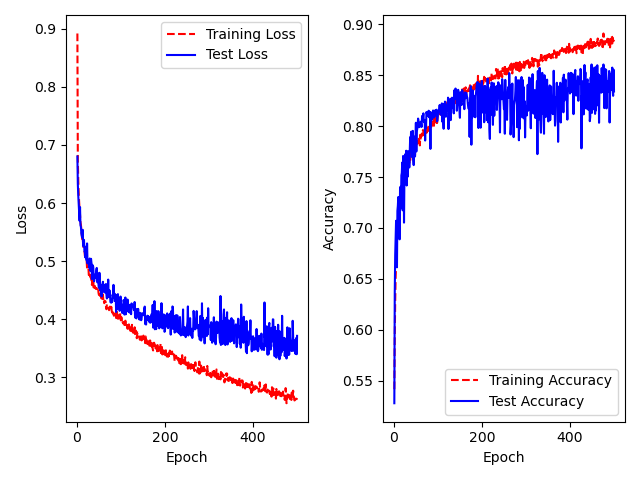

The script that drew this image:
from keras.models import load_model
import numpy as np
from keras.callbacks import TensorBoard
from keras.callbacks import Callback
import tensorflow as tf
import keras.backend as K
import matplotlib.pyplot as plt
import librosa
import librosa.display
import IPython.display
import sklearn.preprocessing
import pydub
from keras.utils import to_categorical
import keras
from keras.models import Sequential
from keras.layers import Activation, Dense, Dropout, Flatten, Conv2D, MaxPooling2D

# model = load_model('../models/final_model_3.h5')

data = "moz"
mfcc_shape = 39
length = 128
classes = 2

X_train = np.load(f'mfccs/X_train_{data}.npy').reshape(-1, mfcc_shape, length, 1)
X_test = np.load(f'mfccs/X_test_{data}.npy').reshape(-1, mfcc_shape, length, 1)
X_val = np.load(f'mfccs/X_val_{data}.npy').reshape(-1, mfcc_shape, length, 1)
y_train = np.load(f'mfccs/y_train_{data}.npy')
y_test = np.load(f'mfccs/y_test_{data}.npy')
y_val = np.load(f'mfccs/y_val_{data}.npy')

print(X_train.shape, X_test.shape, X_val.shape, len(y_train), len(y_test), len(y_val))

y_train_hot = to_categorical(y_train, num_classes=classes)
y_test_hot = to_categorical(y_test, num_classes=classes)
y_val_hot = to_categorical(y_val, num_classes=classes)

callbacks = [TensorBoard(log_dir='./logs')]

model = Sequential()
model.add(Conv2D(32, (1, 2), input_shape=(mfcc_shape, length, 1)))
model.add(Activation('relu'))
model.add(Conv2D(32, (1, 2)))
model.add(Activation('relu'))
model.add(MaxPooling2D(pool_size=(3, 3)))
model.add(Dropout(0.5))

model.add(Conv2D(32, (1, 2)))
model.add(Activation('relu'))
# model.add(MaxPooling2D(pool_size=(2, 2)))
# model.add(Dropout(0.15))

model.add(Conv2D(64, (1, 2)))
model.add(Activation('relu'))
model.add(MaxPooling2D(pool_size=(2, 2)))
model.add(Dropout(0.25))
# the model so far outputs 3D feature maps (height, width, features)

model.add(Flatten())  # this converts our 3D feature maps to 1D feature vectors
model.add(Dense(64))
model.add(Activation('relu'))
model.add(Dropout(0.5))
model.add(Dense(classes))
model.add(Activation('softmax'))

model.compile(loss=keras.losses.categorical_crossentropy,
              optimizer=keras.optimizers.Adagrad(lr=0.01),
              metrics=['accuracy'])

print(X_train.shape, y_train_hot.shape, X_val.shape, y_val_hot.shape)

history = model.fit(X_train, y_train_hot, batch_size=128, epochs=100, verbose=1,
            validation_data=(X_val, y_val_hot), callbacks=callbacks)


training_loss = history.history['loss']
test_loss = history.history['val_loss']

training_acc = history.history['accuracy']
test_acc = history.history['val_accuracy']

# Create count of the number of epochs
epoch_count = range(1, len(training_acc) + 1)

# Visualize loss history

plt.subplots(1, 2)
plt.subplot(1, 2, 1)
plt.plot(epoch_count, training_loss, 'r--')
plt.plot(epoch_count, test_loss, 'b-')
plt.legend(['Training Loss', 'Test Loss'])
plt.xlabel('Epoch')
plt.ylabel('Loss')

plt.subplot(1, 2, 2)
plt.plot(epoch_count, training_acc, 'r--')
plt.plot(epoch_count, test_acc, 'b-')
plt.legend(['Training Accuracy', 'Test Accuracy'])
plt.xlabel('Epoch')
plt.ylabel('Accuracy')

plt.tight_layout()
plt.savefig("three_class_plots.png")
plt.show()

# what really optimized my model: smaller learning rate, larger number of epochs,
#
# model.save('final_tert_model.h5')
print(model.summary())
